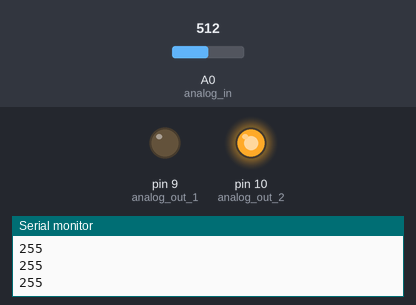
This sketch was run on a simulated Arduino Uno, built with avr-gcc and run on an emulated ATmega328P. On the bench: output pins drawn as LEDs (lit = HIGH), the last lines printed to the serial monitor. The test bench sets the inputs (shaded band); at power-on: A0 (analog_in) = 512.

Above: at 1.2 s.
1.3 s: A0 (analog_in) set to 81
2.8 s: A0 (analog_in) set to 68
At 3.3 s:
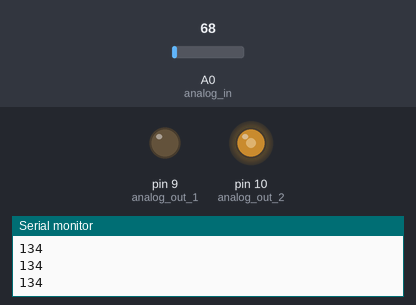
4.3 s: A0 (analog_in) set to 35
At 5.5 s:
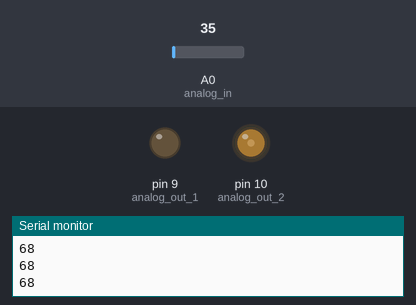
5.8 s: A0 (analog_in) set to 55
At 6.9 s:
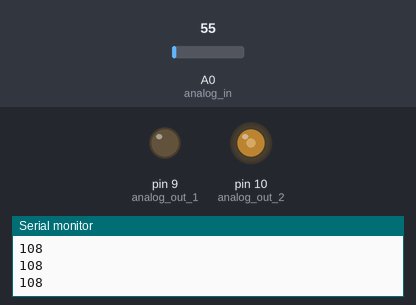
7.3 s: A0 (analog_in) set to 122
At 7.7 s:
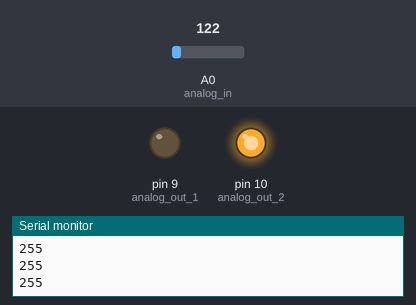
Timing chart, 0 to 9.8 s (numbered marks = the images above; inputs shaded):
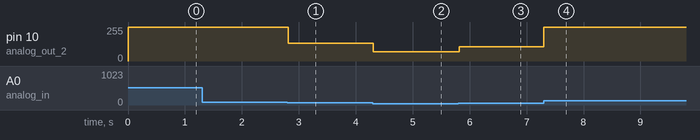

The sketch:

sketch_jan23a.ino
```cpp
float integral=0,differential=0,proportional=0;
float previous_error=0;
int current_val=0;

const int analog_in=A0;//input pin for analog read from potentiometer
const int analog_out_1=9;//this is for control signal for gnd port of motor and anti-clockwise rotation
const int analog_out_2=10;//this is for control signal for 12v port of motor and clockwise rotation
const int kp=2.8,kd=14,ki=0.1;//control system constants

int mapped_value; //remapping bitvalue if angle vs analog read is discontinuous
float goal; // always 180 degrees from current or +512 bits
const int shift_angle=512;

int zero_bit_val;// add relevant data

float cost;
int int_cost; // (int)cost
int inertial_threshold=45;//minimal control signal for achieving motion of motor

int map_val(int x)  //generates a continuos map between angle and bit value
{
  int y;
  y=(x+1023-zero_bit_val)%1023;
  return y;
}


int clip(int x)
{
  if(x>150)                // you can change this as per requirement of smaller response time
  {
    x=255;
  }
  if(x<inertial_threshold)
  {
    x=inertial_threshold;
  }
  return x;
}

void setup()
{
 Serial.begin(9600);
 current_val=analogRead(analog_in);
 mapped_value=map_val(current_val);

 pinMode(analog_out_1, OUTPUT);
 pinMode(analog_out_2, OUTPUT);

 goal=(mapped_value+shift_angle)%1023;


}

void loop()
{
  current_val=analogRead(analog_in);
  mapped_value=map_val(current_val);

  previous_error=proportional;
  proportional =goal-mapped_value;
  integral+=proportional;
  differential=proportional-previous_error;

  cost=kp*proportional+ki*integral+kd*differential;
 // cost*=scaling_factor;
  int_cost=clip(abs(cost));

  Serial.println(int_cost);

  if(cost>0)
  {
    // execute anticlockwise rool i.e decrease angle
    analogWrite(analog_out_1,int_cost);
    analogWrite(analog_out_2,0);

  }
  if(cost<0)
  {
    // execute clockwise roll i.e increase angle
    analogWrite(analog_out_2,int_cost);
    analogWrite(analog_out_1,0);

  }


}
```

Measured:
- the behaviour switches between 77 and 76 on A0 (analog_in) (found by bisection; images 0 and 1)
- after the input at 2.8 s, pin 10 (analog_out_2): 255/255 → 134/255 at once
- after the input at 4.3 s, pin 10 (analog_out_2): 134/255 → 68/255 at once
- after the input at 5.8 s, pin 10 (analog_out_2): 68/255 → 108/255 at once
- after the input at 7.3 s, pin 10 (analog_out_2): 108/255 → 255/255 at once
